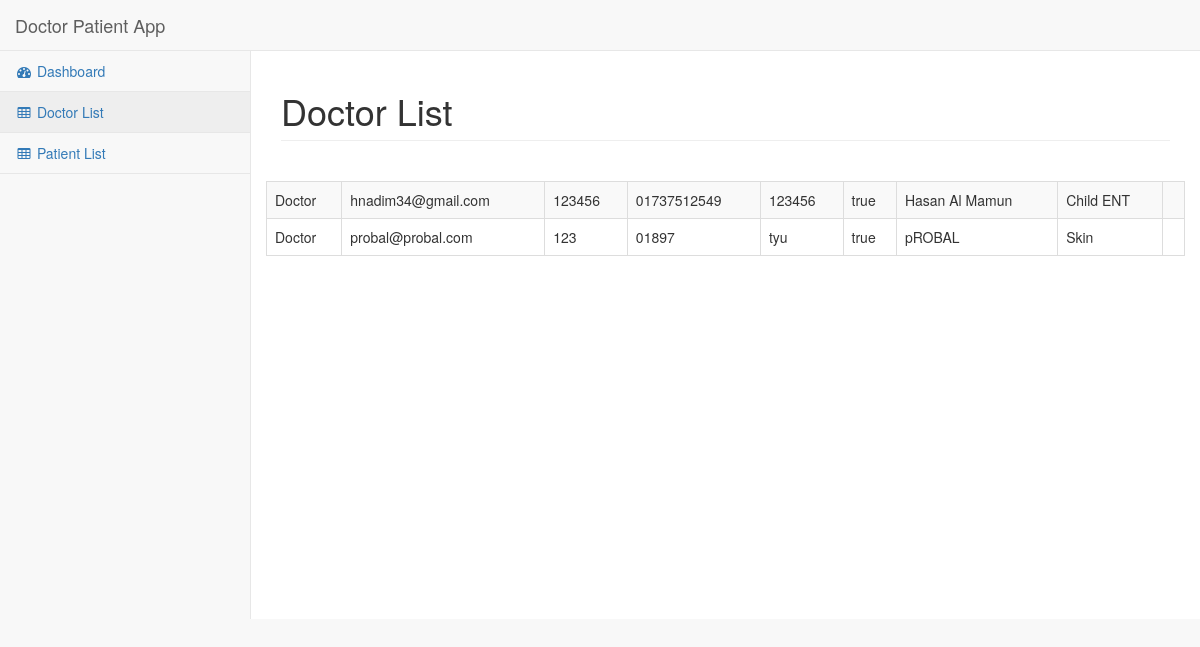
The page /admin/pages/doctor.php on the database as committed earlier.
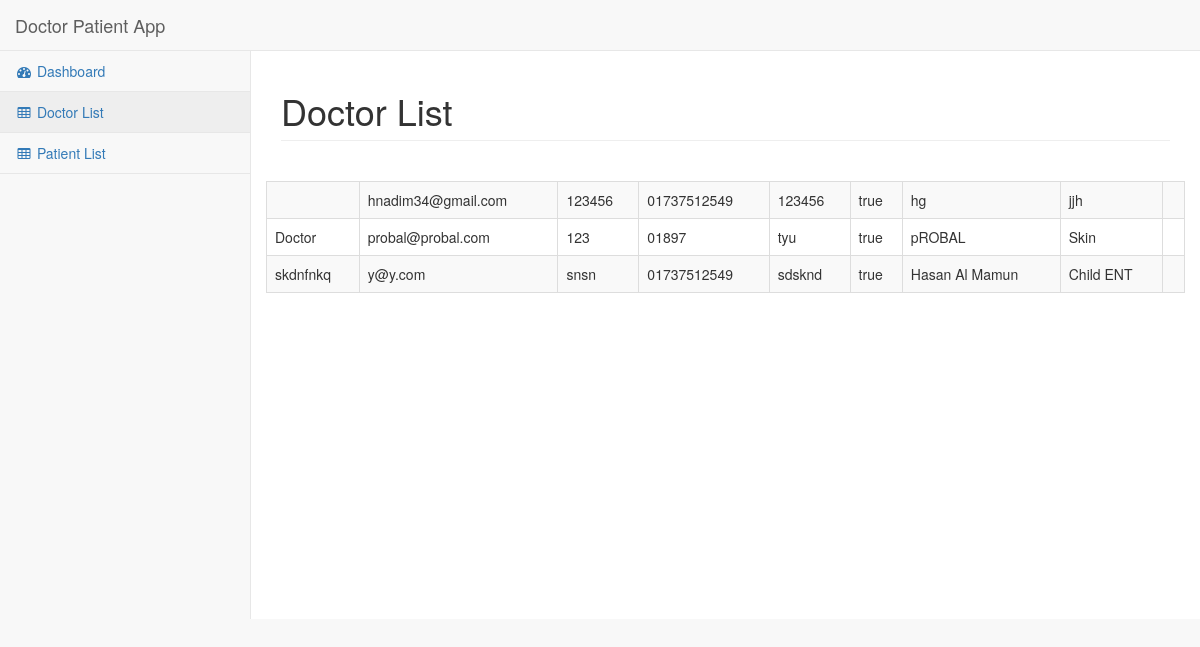
The same page on the database as committed later.
### tables this page shows
CREATE TABLE `doctor_profile` (
  `doctor_sl` int(255) NOT NULL,
  `designation` varchar(255) NOT NULL,
  `doctor_email` varchar(255) NOT NULL,
  `doctor_id` varchar(255) NOT NULL,
  `doctor_phone` varchar(255) NOT NULL,
  `hospital_id` varchar(255) NOT NULL,
  `isApproved` varchar(255) NOT NULL,
  `name` varchar(255) NOT NULL,
  `password` varchar(255) NOT NULL,
  `specialization` varchar(255) NOT NULL,
  `created_at` timestamp(5) NOT NULL DEFAULT CURRENT_TIMESTAMP(5)
);

### admin/pages/doctor.php (the view, shortened to what this page needs)
<?php
    require("config.php");
    $sql="SELECT * FROM doctor_profile";
    $result=mysqli_query($con,$sql);
?>
<!DOCTYPE html>
<html lang="en">
<head>
    <?php include ('app.php'); ?>
</head>
<body>
    <div id="wrapper">
        <nav class="navbar navbar-default navbar-static-top" role="navigation" style="margin-bottom: 0">
            <?php include ('header.php'); ?>
        </nav>
        <div id="page-wrapper">
            <div class="row">
                <div class="col-lg-12">
                    <h1 class="page-header">Doctor List</h1>
                </div>
            </div>
            <div class="row">
                <table class="table table-striped table-bordered table-hover">
                <?php
            if (mysqli_num_rows($result)>0) {
                while ($row=mysqli_fetch_array($result)) {
                ?>
                    <tr>
                            <td><?php echo $row["designation"]; ?></td>
                            <td><?php echo $row["doctor_email"];?></td>
                            <td><?php echo $row["doctor_id"]; ?></td>
                            <td><?php echo $row["doctor_phone"]; ?></td>
                            <td><?php echo $row["hospital_id"]; ?></td>
                            <td><?php echo $row["isApproved"]; ?></td>
                            <td><?php echo $row["name"]; ?></td>
                            <td><?php echo $row["specialization"]; ?></td>
                            <td><?php echo $row["token"]; ?></td>
                    </tr>
                    <?php
                }
            }
        ?>
                </table>
            </div>
        </div>
    </div>
</body>
</html>

### admin/pages/app.php (shortened to what this page needs)
<link href="../vendor/bootstrap/css/bootstrap.min.css" rel="stylesheet">
<link href="../vendor/metisMenu/metisMenu.min.css" rel="stylesheet">
<link href="../dist/css/sb-admin-2.css" rel="stylesheet">
<link href="../vendor/morrisjs/morris.css" rel="stylesheet">
<link href="../vendor/font-awesome/css/font-awesome.min.css" rel="stylesheet" type="text/css">

### admin/pages/header.php (shortened to what this page needs)
<div class="navbar-header">
                <a class="navbar-brand" href="index.html">Doctor Patient App</a>
            </div>
            <div class="navbar-default sidebar" role="navigation">
                <div class="sidebar-nav navbar-collapse">
                    <ul class="nav" id="side-menu">
                        <li>
                            <a href="index.php"><i class="fa fa-dashboard fa-fw"></i> Dashboard</a>
                        </li>
                        <li>
                            <a href="doctor.php"><i class="fa fa-table fa-fw"></i> Doctor List</a>
                        </li>
                        <li>
                            <a href="patient.php"><i class="fa fa-table fa-fw"></i> Patient List</a>
                        </li>
                    </ul>
                </div>
            </div>

Rows that differ between the two databases and show on the page:
changed doctor_profile "hnadim34@gmail.com": name "Hasan Al Mamun" → "hg"; specialization "Child ENT" → "jjh"; designation "Doctor" → (not shown)
added doctor_profile: designation "skdnfnkq", doctor_email "y@y.com", doctor "snsn", doctor_phone "01737512549", hospital "sdsknd", isApproved "true", name "Hasan Al Mamun", specialization "Child ENT"
